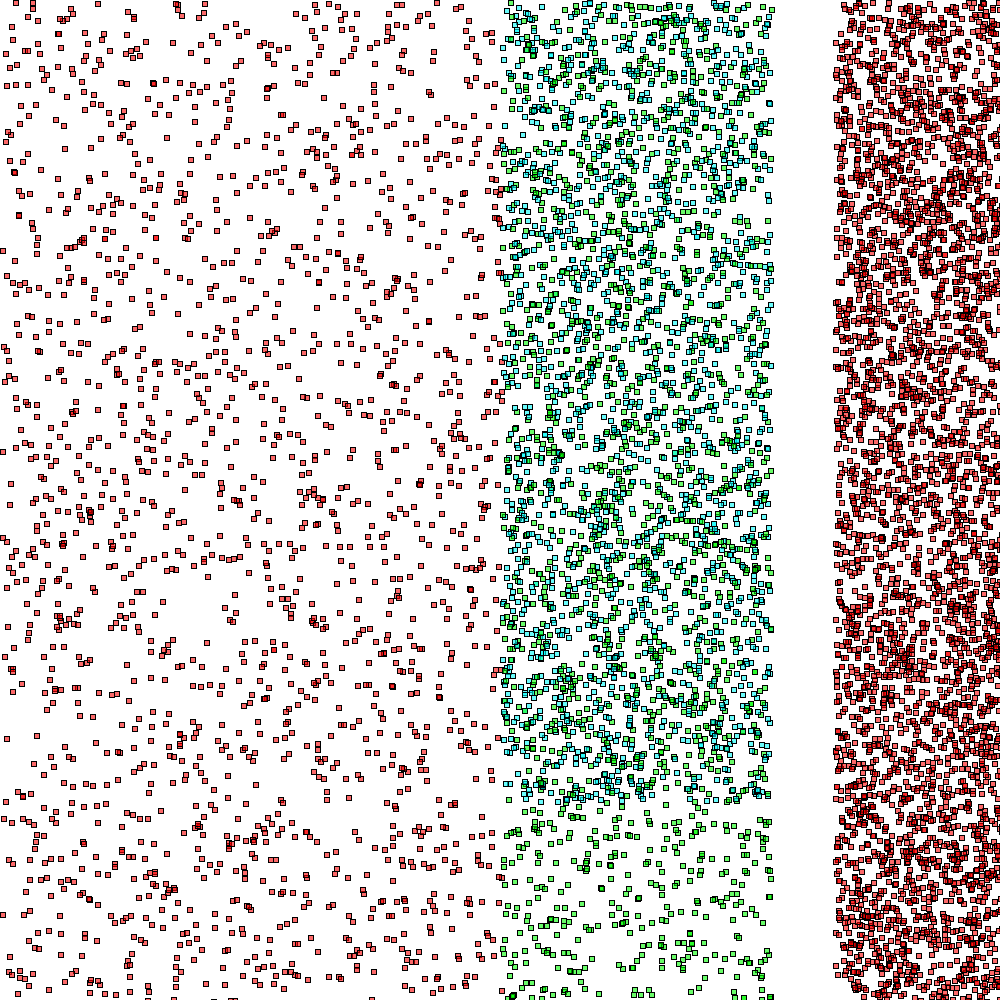
Frame 1 (no input)
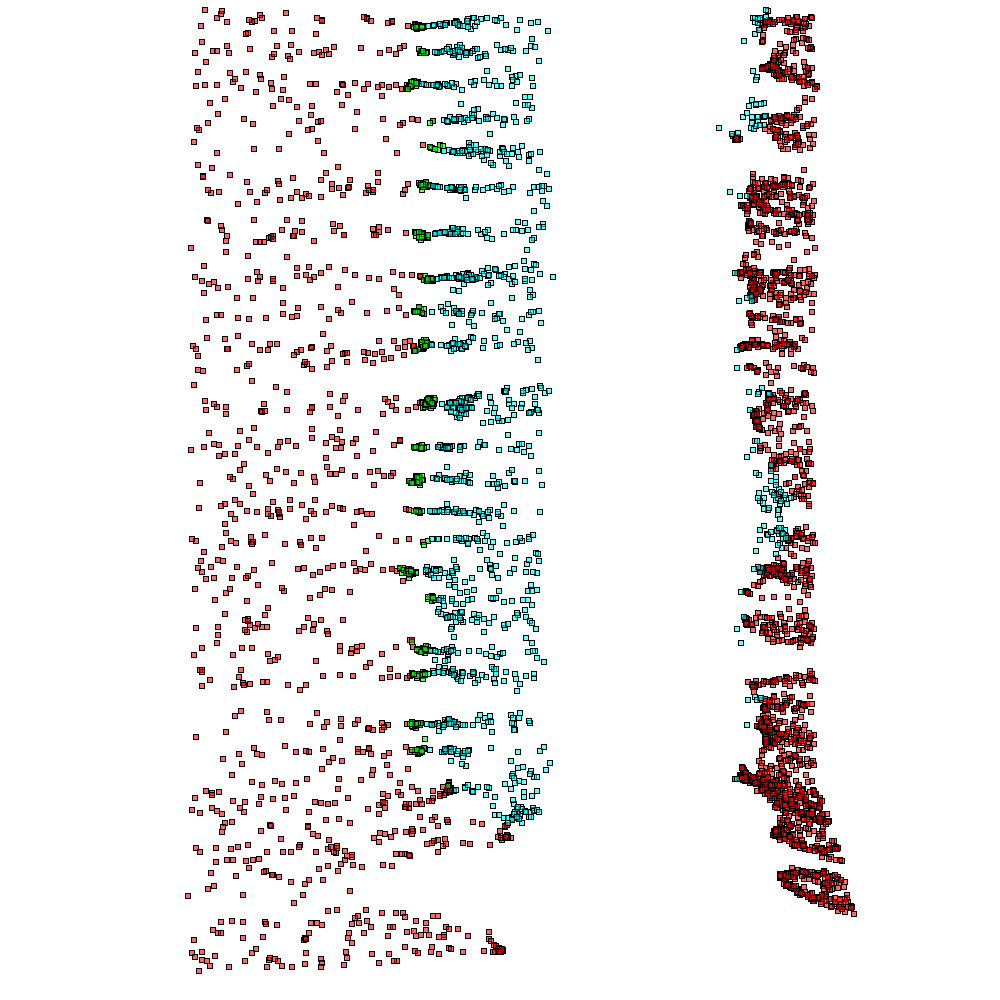
Frame 60 (the mouse pressed at the canvas centre just before this capture)
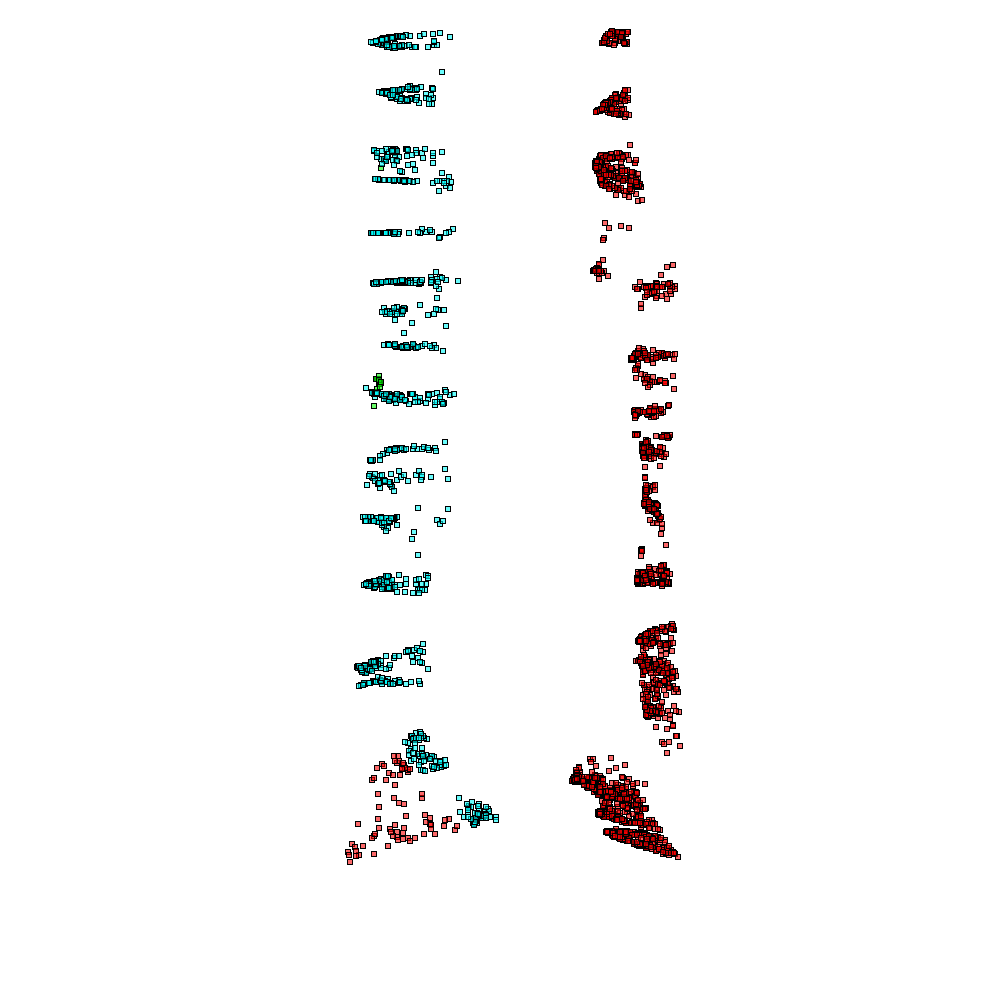
Frame 120 (the mouse held since frame 60 and released just before this capture)

The Processing sketch that drew these frames (run headless with seeded random() and noise(); from frame 60 on, the mouse is pressed at the canvas centre):

// Processing sketch: FightSim
// ── FightSim.pde
int size = 5669; //red
ArrayList fit = new ArrayList();
int size2 = 3510; //green
ArrayList fit2 = new ArrayList();
int death1, death2 = 0;
void setup() {
  size(1000,1000);
  for (int i = 0; size > i; i++) {
    if ((int)random(0,3) != 1) {
      fit.add( new warrior( random(width/1.2,width), random(height),2005,47,3.2,1));
    }
    else {
    fit.add( new warrior(random(width/2), random(height),2505,47,3.2,1));
  }
  }
  for (int i = 0; size2 > i; i++) {
    if ((int)random(0,2) == 1) {
      
      fit2.add(new warrior(random(width/2,width/1.3), random(height),205,100,5,1));
   }
   else {
      
    fit2.add(new warrior(random(width/2,width/1.3), random(height-200),1,325,2,2));
    ((warrior)fit2.get(i)).range = random(10,50);
    }
  }
 
}

void draw( ){
  //stats
  println("death team1:" + str(death1) + "\t death team2:" + str(death2));
  background(255);
  //fit.add(new warrior(random(width/2,width), random(height),15,3));
  play();
}



void play() {
  
  for (int i = 0; fit.size() > i; i++) {
     
    ((warrior)fit.get(i)).update(fit2,1);
    
  }
   for (int i = 0; fit2.size() > i; i++) {
     
    ((warrior)fit2.get(i)).update(fit,2);
  }
  
  for (int i = 0; fit2.size() > i; i++) { //upddate dead
    
     if ( ((warrior)fit2.get(i)).dead()) {
       death2 ++;
       fit2.remove(i);
     }
   
  }
  for (int i = 0; fit.size() > i; i++) {
     if ( ((warrior)fit.get(i)).dead()) {
       death1 ++;
       fit.remove(i);
     }
  }
}
float[] getXY(float x, float y, float x2, float y2) {
  PVector a = new PVector(x,y);
  PVector b = new PVector(x2,y2);
  PVector ts = b.sub(a).normalize();
  float[] temp = {ts.x,ts.y};
  return temp;
}

class warrior {
  float x,y,hp,atk,range,runspeed;
  int type;
  boolean canAttack = true;
  warrior (float x_, float y_, float hp_, float atk_, float runspeed_, int type_) {

    runspeed = runspeed_;
    x = x_;
    y = y_;
    hp = hp_;
    atk = atk_;
    type = type_;
  }
  void update(ArrayList pos,int type2) {
    canAttack = true;
    if (type2 == 1) {
      fill(250,00,00,150);
    }
    if (type2 == 2) {
      fill(0,250,250*(type-1),150);
    }
    //for now it will just point to middle
    rect(x,y,5,5);
    //print(pos);
    float lowDist = 0;
    
    lowDist = distance(x,y,((warrior)pos.get(0)).x,((warrior)pos.get(0)).y);
    
   
    int index = 0;
    for (int i = 0; pos.size() > i; i++) {
      float dist = random(21) + distance(x,y,((warrior)pos.get(i)).x,((warrior)pos.get(i)).y);
      if (dist < lowDist && dist != 0) {
        lowDist =dist;
        index = i;
      }
    }
    if (type == 1) {
    if ( (!(lowDist < 5)))  { 
    float[] targetLoc = { ((warrior)pos.get(index)).x,((warrior)pos.get(index)).y};
    float[] xy = getXY(x,y,targetLoc[0],targetLoc[1]);
    x += xy[0]*runspeed;
    y += xy[1]*runspeed;
    }
    else {//fight
      if (((warrior)pos.get(index)).canAttack) {
      hp = hp - ((warrior)pos.get(index)).atk; //upddate ur hp
      ((warrior)pos.get(index)).canAttack = false;
      }
      if (canAttack) {
      ((warrior)pos.get(index)).hp -= atk; //update its hp
      canAttack = false;
      }
    }
    }
    if (type == 2) {
    if ((!(lowDist < range))) { //if out of range
    
       float[] targetLoc = { ((warrior)pos.get(index)).x,((warrior)pos.get(index)).y};
      
      float[] xy = getXY(x,y,targetLoc[0],targetLoc[1]);
      x += xy[0]*runspeed;
      y += xy[1]*runspeed;
    }
     else {//fight
     //float[] targetLoc = { ((warrior)pos.get(index)).x,((warrior)pos.get(index)).y};
     //line(x,y,targetLoc[0],targetLoc[1]);
      if (((warrior)pos.get(index)).canAttack && lowDist < 5) {
      
      hp = hp - ((warrior)pos.get(index)).atk; //upddate ur hp
      ((warrior)pos.get(index)).canAttack = false;
      }
      if (canAttack) {
      ((warrior)pos.get(index)).hp -= atk; //update its hp
      canAttack = false;
      }
    }
    }
    if ( (!(lowDist > range/5)))  { //if very close
    float[] targetLoc = { ((warrior)pos.get(index)).x,((warrior)pos.get(index)).y};
    float[] xy = getXY(x,y,targetLoc[0],targetLoc[1]);
    x -= xy[0]*runspeed/2;
    y -= xy[1]*runspeed/2;
    }
   
  }
  boolean dead() {
    if (hp > 0) {
      return false;
    }
    return true;
  }
  float distance(float x, float y, float x2, float y2) {
    return (abs((x-x2)) + abs(y-y2));
  }
}
